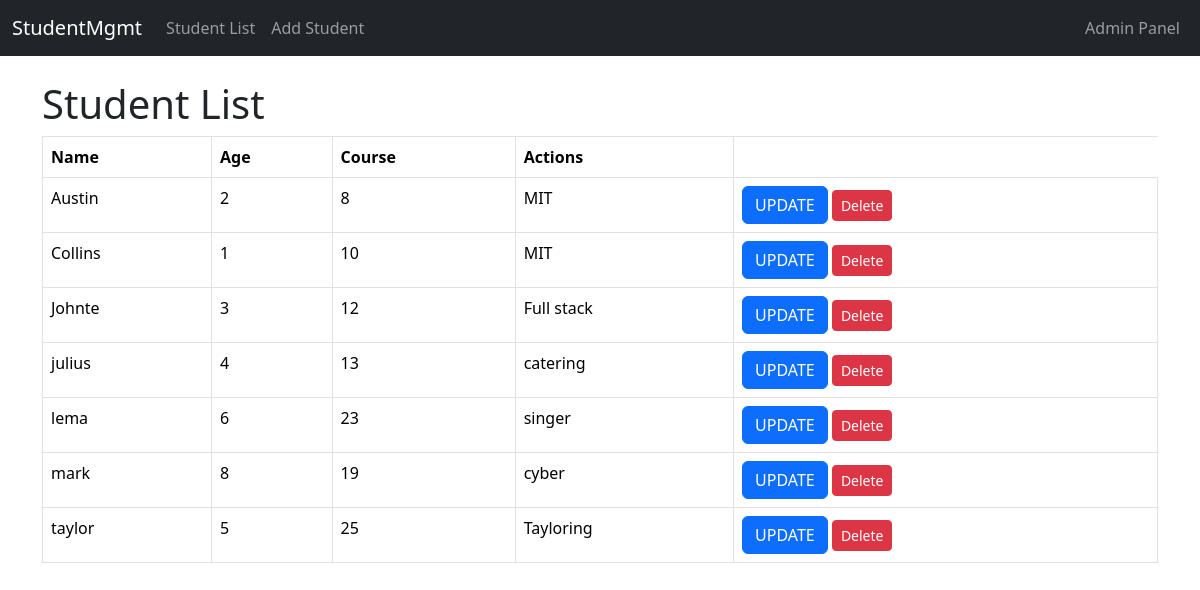
The page / on the database its author committed.
### crud_app/models.py (models this page shows, shortened)
class Student(models.Model):
    name = models.CharField(max_length=100)
    age = models.IntegerField()
    course = models.CharField(max_length=100)

### crud_app/views.py (the view)
# urls.py: path('', views.student_list, name='student_list'),                    # Home / List students
def student_list(request):
    students = Student.objects.all().order_by('name')
    return render(request, 'student_list.html', {'students': students})

### crud_app/templates/student_list.html (shortened to what this page needs)
{% extends 'base.html' %}
{% block content %}
<h1>Student List</h1>
    <table class="table table-bordered">
    <thead>
    <tr>
    <th>Name</th>
    <th>Age</th>
    <th>Course</th>
    <th>Actions</th>
    </tr>
    </thead>
    <tbody>
{% for student in students %}
    <tr>
    <td>{{ student.name }}</td>
    <td>{{ student.id }}</td>
    <td>{{ student.age }}</td>
    <td>{{ student.course }}</td>
    <td>
        <a href="{% url 'update_student' student.id %}" class="btn btn-primary">UPDATE</a>
        <a href="{% url 'delete_student' student.id %}" class="btn btn-danger btn-sm">Delete</a>
    </td>
    </tr>
    {% endfor %}
    </tbody>
    </table>
{% endblock %}

### crud_app/templates/base.html (shortened to what this page needs)
<!DOCTYPE html>
<html lang="en">
<head>
    <link href="https://cdn.jsdelivr.net/npm/bootstrap@5.3.7/dist/css/bootstrap.min.css" rel="stylesheet">
</head>
<body>
    <nav class="navbar navbar-expand-lg navbar-dark bg-dark">
        <div class="container-fluid">
            <a class="navbar-brand" href="{% url 'student_list' %}">StudentMgmt</a>
            <div class="collapse navbar-collapse" id="navbarNav">
                <ul class="navbar-nav me-auto">
                    <li class="nav-item">
                        <a class="nav-link" href="{% url 'student_list' %}">Student List</a>
                    </li>
                    <li class="nav-item">
                        <a class="nav-link" href="{% url 'add_student' %}">Add Student</a>
                    </li>
                </ul>
                <ul class="navbar-nav">
                    <li class="nav-item">
                        <a class="nav-link" href="/admin/">Admin Panel</a>
                    </li>
                </ul>
            </div>
        </div>
    </nav>
    <div class="container mt-4">
        {% block content %}
        {% endblock %}
    </div>
</body>
</html>

### rows shown on the page
Student: name "Austin", id "2", age "8", course "MIT"
Student: name "Collins", id "1", age "10", course "MIT"
Student: name "Johnte", id "3", age "12", course "Full stack"
Student: name "julius", id "4", age "13", course "catering"
Student: name "lema", id "6", age "23", course "singer"
Student: name "mark", id "8", age "19", course "cyber"
Student: name "taylor", id "5", age "25", course "Tayloring"
